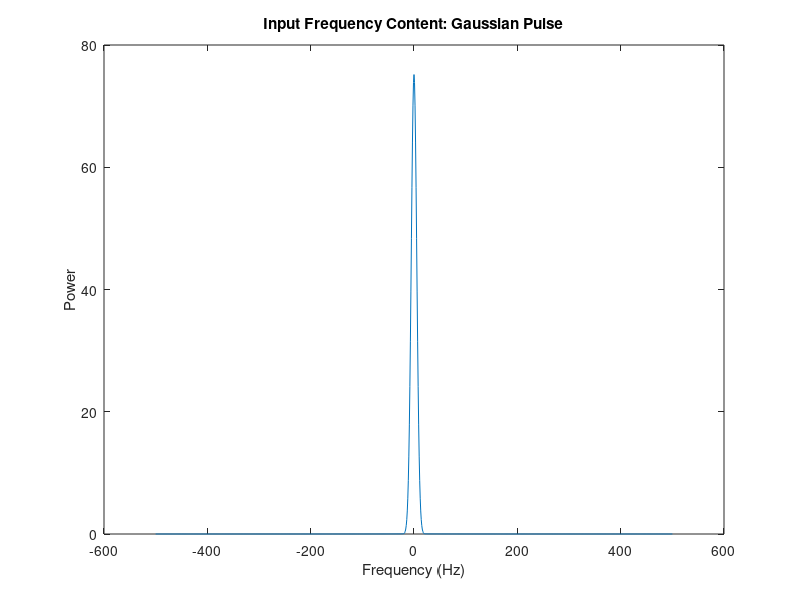
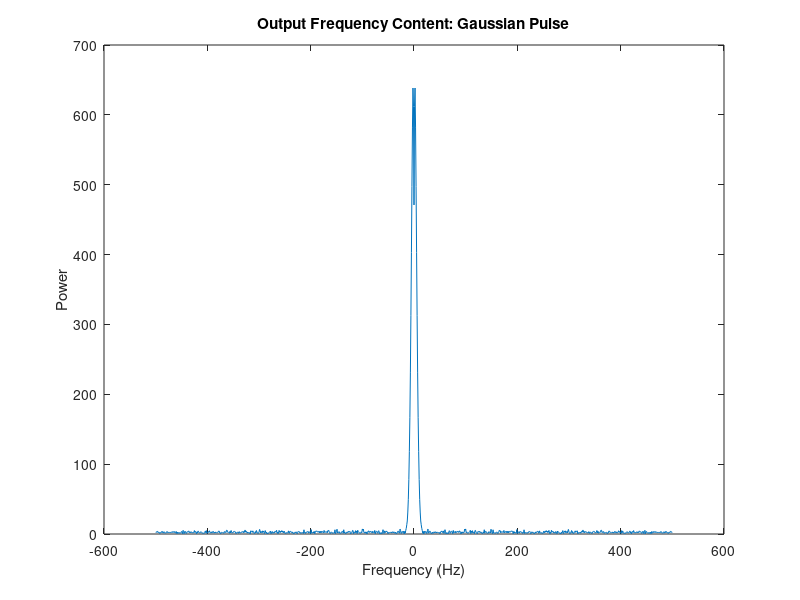

The MATLAB source for these figures, in order:

clear all;
clc;

% Parameters
R1 = 1;
R2 = 2;
R3 = 10;
R4 = 0.1;
RO = 1000;
C1 = 0.25;
L1 = 0.2;
alpha = 100;

Cn=0.00001;
% % Cn=0.0001;
%Cn=0.000001;

% V = [ V1; V2; V3; V4; V5; IL]
Vin=1;
G=zeros(6);
C=zeros(6);

%% V1
G(1,:)=[1 0 0 0 0 0]; % V1
C(1,:)=[0 0 0 0 0 0]; % V1

%% V2
G(2,:)=[(-1/R1) (1/R2+1/R1) 0 0 0 1]; 
C(2,:)=[-C1 +C1 0 0 0 0];

%% V3
G(3,:)=[0 0 1/R3 0 0 -1]; 
C(3,:)=[0 0 Cn 0 0 0]; 

%% V4
G(4,:)=[0 0 -1*alpha/R3 1 0 0]; 
C(4,:)=[0 0 0 0 0 0]; 

%% V5
G(5,:)=[0 0 0 -1/R4 (1/R4+1/RO) 0]; 
C(5,:)=[0 0 0 0 0 0];

%% V6
G(6,:)=[0 -1 1 0 0 0]; 
C(6,:)=[0 0 0 0 0 L1]; 




%% Part C gause


timesim=1; % sec
numsteps=1000;

f=1/0.03;

timestep=timesim/numsteps;

A=(C./timestep+G);

clear V

V(1:6,1)=[0;0;0;0;0;0];

t=linspace(0,timesim,numsteps);

Pulse=@(t) exp(-(t-0.1)^2/(2.*0.03^2));


%fplot(Pulse,[0 1])


for step=1:numsteps
    
    In=randn()*0.001;
    
    t=step*timestep;
    
    Vin=Pulse(t);
    
    F=[Vin; 0; -In; 0; 0; 0];
    
    B=C*V(1:6,step)./timestep+F;
    
    V(1:6,step+1)=A\B;
    

end

Yi = fft(V(1,:));
Yo = fft(V(5,:));

figure(17)
plot(linspace(-1/timestep*0.5,1/timestep*0.5,length(Yi)),fftshift(abs(Yi)))
title('Input Frequency Content: Gaussian Pulse')
xlabel('Frequency (Hz)')
ylabel('Power')

figure(18)
plot(linspace(-1/timestep*0.5,1/timestep*0.5,length(Yo)),fftshift(abs(Yo)))
title('Output Frequency Content: Gaussian Pulse')
xlabel('Frequency (Hz)')
ylabel('Power')
% 
% figure(5)
% plot(fftshift(log(abs(Yo./Yi))*20))
% xlim([487 514])
